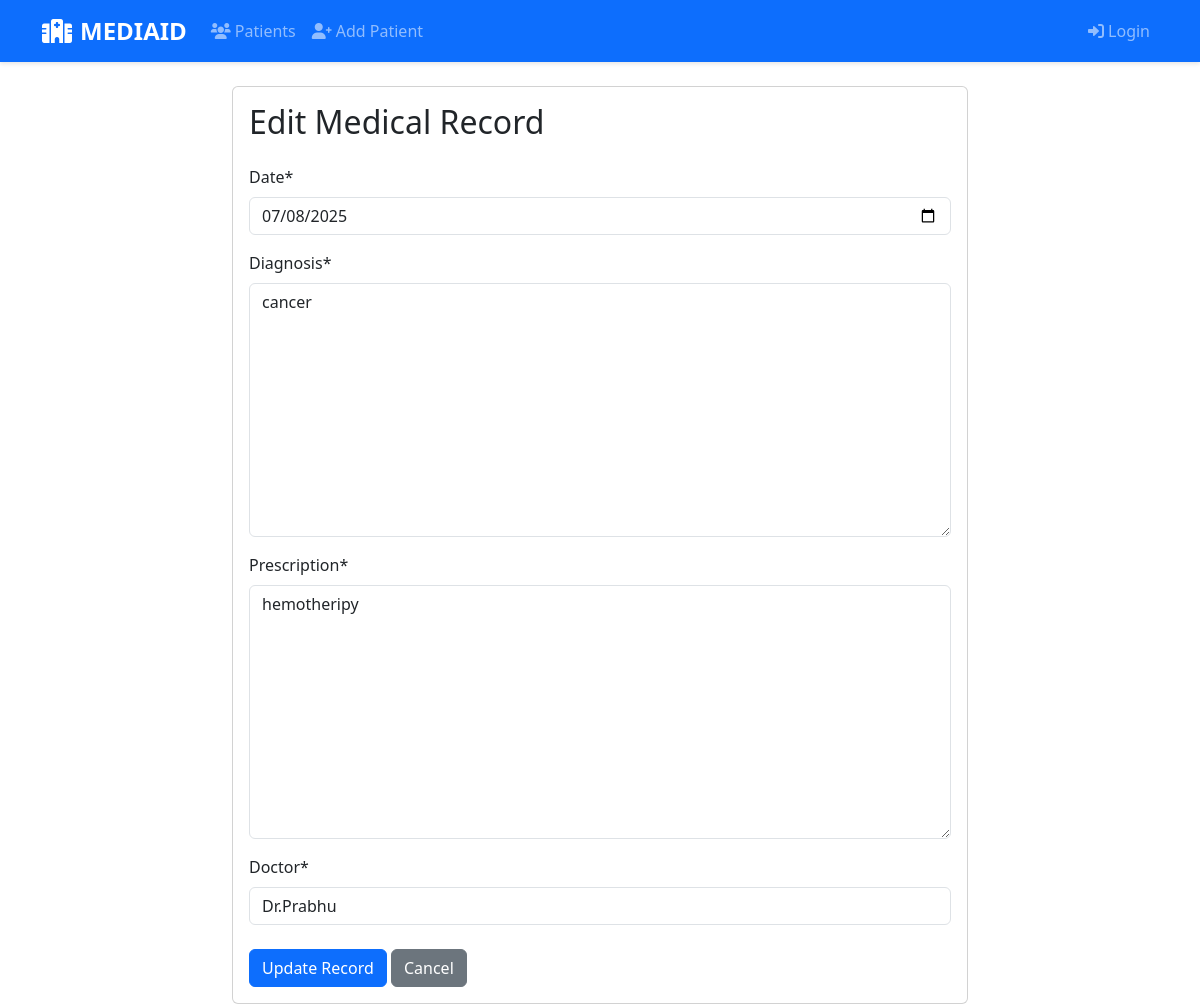
Page /patients/record/1/update/ on the committed database.
### patients/models.py (models this page shows, shortened)
class MedicalRecord(models.Model):
    patient = models.ForeignKey(Patient, on_delete=models.CASCADE, related_name='medical_records')
    date = models.DateField()
    diagnosis = models.TextField()
    prescription = models.TextField()
    doctor = models.CharField(max_length=100)
    created_at = models.DateTimeField(default=timezone.now)
    updated_at = models.DateTimeField(auto_now=True)

### patients/views.py (the view)
# urls.py: path('record/<int:pk>/update/', views.medical_record_update, name='medical_record_update'),
def medical_record_update(request, pk):
    medical_record = get_object_or_404(MedicalRecord, pk=pk)
    if request.method == 'POST':
        form = MedicalRecordForm(request.POST, instance=medical_record)
        if form.is_valid():
            form.save()
            messages.success(request, 'Medical record updated successfully!')
            return redirect('patient_detail', pk=medical_record.patient.pk)
    else:
        form = MedicalRecordForm(instance=medical_record)
    return render(request, 'patients/medical_record_form.html', {
        'form': form,
        'patient': medical_record.patient,
        'title': 'Update Medical Record'
    })

### patients/forms.py
class MedicalRecordForm(forms.ModelForm):
    class Meta:
        model = MedicalRecord
        fields = ['date', 'diagnosis', 'prescription', 'doctor']
        widgets = {
            'date': forms.DateInput(attrs={'type': 'date'}),
        }
    def __init__(self, *args, **kwargs):
        super().__init__(*args, **kwargs)
        self.helper = FormHelper()
        self.helper.form_method = 'post'
        self.helper.add_input(Submit('submit', 'Save Record'))

### patients/templates/patients/medical_record_form.html (shortened to what this page needs)
{% extends 'base.html' %}
{% load crispy_forms_tags %}
{% block content %}
<div class="container mt-4">
    <div class="row">
        <div class="col-md-8 offset-md-2">
            <div class="card">
                <div class="card-body">
                    <h2 class="card-title mb-4">
                        {% if form.instance.pk %}
                            Edit Medical Record
                        {% else %}
                            Add Medical Record
                        {% endif %}
                    </h2>
                    <form method="post" novalidate>
                        {{ form|crispy }}
                        <div class="mt-4">
                            <button type="submit" class="btn btn-primary">
                                {% if form.instance.pk %}
                                    Update Record
                                {% else %}
                                    Add Record
                                {% endif %}
                            </button>
                            <a href="{% url 'patient_detail' patient.pk %}" class="btn btn-secondary">Cancel</a>
                        </div>
                    </form>
                </div>
            </div>
        </div>
    </div>
</div>
{% endblock %}

### rows in the picture
MedicalRecord: date "07/08/2025", diagnosis "cancer", prescription "hemotheripy", doctor "Dr.Prabhu"
